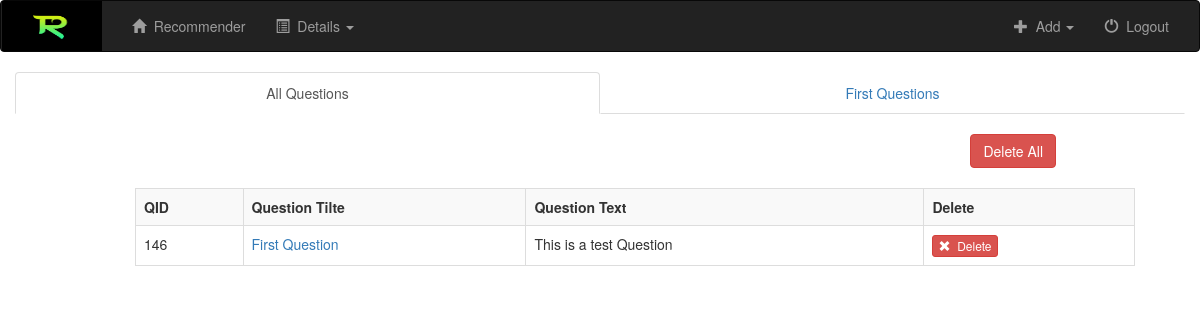
Before: /recsystem/details/ with the older database file.
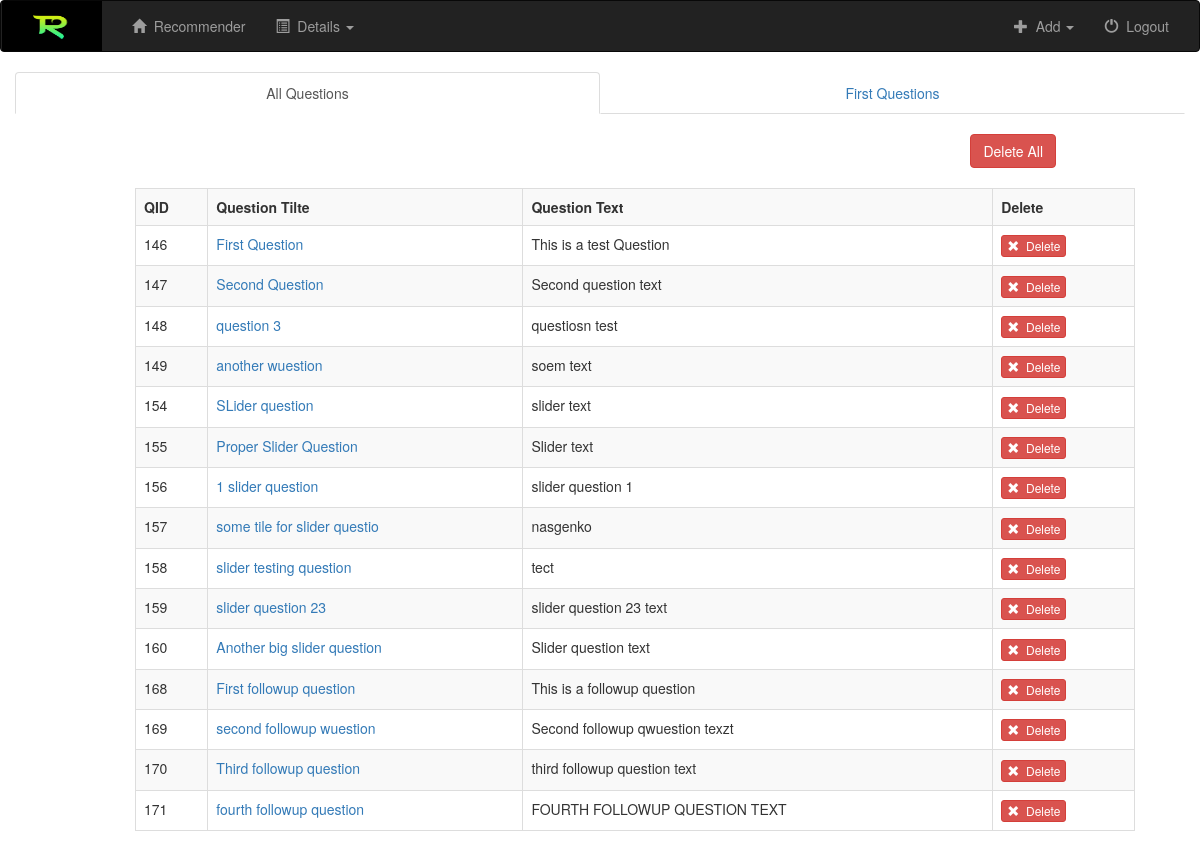
After: the same page with the newer database file.
### recsystem/models.py (models this page shows, shortened)
class Question(models.Model):
    question_title = models.CharField(max_length = 250)
    question_text = models.TextField(max_length = 3000)
    description = models.TextField(max_length = 3000)
    options_type = models.CharField(max_length = 250)
    followUp = models.BooleanField(default=False)
    max = models.CharField(max_length = 250, null=True)
    min = models.CharField(max_length = 250, null=True)
    step = models.CharField(max_length = 250, null=True)

### recsystem/views.py (the view)
def details(request):
    questions = Question.objects.all()
    firstQuestions = Question.objects.filter(followUp=False)
    answers = Answer.objects.all()
    followUps = FollowUp.objects.all()
    advices = Advice.objects.all()
    context = {
    'questions' : questions,
    'answers' : answers,
    'followUps' : followUps,
    'firstQuestions' : firstQuestions,
    'advices' : advices
    }
    return render(request, 'recsystem/questions.html', context)

### recsystem/templates/recsystem/questions.html (shortened to what this page needs)
{% extends 'recsystem/default.html' %}
{% block body %}
<div class="container-fluid ">
    <div class="row">
      <div class="col-md-12">
        <ul class="nav nav-tabs nav-justified" role="tablist">
          <li role="presentation" class="active">
            <a href="#allQuestions" aria-controls="allquestions" role="tab" data-toggle="tab">All Questions</a>
          </li>
          <li role="presentation" >
            <a href="#firstQuestions" aria-controls="firstquestions" role="tab" data-toggle="tab">First Questions</a>
          </li>
        </ul>
        <div class="tab-content">
          <div role="tabpanel" class="tab-pane active" id="allQuestions">
            <div class="row">
            <a href="{% url 'recsystem:deleteAll' %}"  class="btn btn-danger btn-md deleteButton" onclick="return confirm('Are you sure you want to delete everything ? This will delete the entire data in the database');" title="delete all the data in the database, including, questions, answers and advices">Delete All</a>
            </div>
            <table class="table table-striped table-bordered table-hover questionsTable">
              <tr>
                <th>QID</th>
                <th>Question Tilte</th>
                <th>Question Text</th>
                <th>Delete</th>
              </tr>
              {% for question in questions %}
                <tr>
                  <td>{{ question.id }}</td>
                  <td><a href="{% url 'recsystem:editQuestion' question.id %}">{{ question.question_title }}</a></td>
                  <td>{{ question.question_text }}</td>
                  <td><a href="{% url 'recsystem:delete' question.id %}" class="btn btn-danger btn-xs" onclick="return confirm('Are you sure you want to delete this item? Deleting this may affect other questions too.');">
                      <span class="glyphicon glyphicon-remove"></span>&nbsp; Delete
                  </a></td>
                </tr>
              {% endfor %}
            </table>
          </div>
        </div>
      </div>
    </div>
</div>
{% endblock %}

### recsystem/templates/recsystem/default.html (shortened to what this page needs)
<!DOCTYPE html>
<html>
<head>
  {% load staticfiles %}
  <link rel="stylesheet" href="https://maxcdn.bootstrapcdn.com/bootstrap/3.3.7/css/bootstrap.min.css">
  <link rel="stylesheet" type="text/css" href="{% static 'recsystem/button.css' %}" />
  <link rel="stylesheet" type="text/css" href="{% static 'recsystem/main.css' %}" />
  <link rel="stylesheet" href="https://cdnjs.cloudflare.com/ajax/libs/bootstrap-slider/10.0.2/css/bootstrap-slider.css">
  <link href="https://cdnjs.cloudflare.com/ajax/libs/select2/4.0.6-rc.0/css/select2.min.css" rel="stylesheet"/>
</head>
<body>
  <nav class="navbar navbar-inverse">
    <div class="container-fluid">
      <div class="navbar-header">
        <a class="navbar-brand" href="{% url 'recsystem:index' %}"><img src="{% static 'recsystem/images/logo.png' %}" alt=""></a>
      </div>
      <div class="collapse navbar-collapse" id="topNavBar">
        <ul class="nav navbar-nav">
          <li class=""><a href="{% url 'recsystem:index' %}"><span class="glyphicon glyphicon-home" aria-hidden="true"></span>&nbsp; Recommender</a></li>
          <li class="nav-item dropdown">
            <a class="nav-link dropdown-toggle" href="#" id="navbarDropdown1" role="button" data-toggle="dropdown" aria-haspopup="true" aria-expanded="false">
                <span class="glyphicon glyphicon-list-alt" aria-hidden="true"></span>&nbsp; Details
                <span class="caret"></span>
            </a>
          </li>
        </ul>
        <ul class="nav navbar-nav navbar-right">
          <li class="nav-item dropdown">
            <a class="nav-link dropdown-toggle" href="#" id="navbarDropdown" role="button" data-toggle="dropdown" aria-haspopup="true" aria-expanded="false">
                <span class="glyphicon glyphicon-plus" aria-hidden="true"></span>&nbsp; Add
                <span class="caret"></span>
            </a>
          </li>
          <li>
            <a href="{% url 'recsystem:logout_user' %}">
                            <span class="glyphicon glyphicon-off" aria-hidden="true"></span>&nbsp; Logout
                        </a>
          </li>
        </ul>
      </div>
    </div>
  </nav>
  {% block body %} {% endblock %}
</body>
</html>

### recsystem/static/recsystem/main.css (style rules this page uses)
.navbar-brand > img { width: 100px; height: 50px; margin-left: -14px; margin-top: -15px }
.deleteButton { float: right; margin-top: 20px; margin-right: 12%; }
.questionsTable { margin-top: 20px; }
.table { margin-left: 120px; max-width: 1000px; }

Changed rows visible on the page:
added Question: id "147", question_title "Second Question", question_text "Second question text"
added Question: id "148", question_title "question 3", question_text "questiosn test"
added Question: id "149", question_title "another wuestion", question_text "soem text"
added Question: id "154", question_title "SLider question", question_text "slider text"
added Question: id "155", question_title "Proper Slider Question", question_text "Slider text"
added Question: id "156", question_title "1 slider question", question_text "slider question 1"
added Question: id "157", question_title "some tile for slider questio", question_text "nasgenko"
added Question: id "158", question_title "slider testing question", question_text "tect"
added Question: id "159", question_title "slider question 23", question_text "slider question 23 text"
added Question: id "160", question_title "Another big slider question", question_text "Slider question text"
added Question: id "168", question_title "First followup question", question_text "This is a followup question"
added Question: id "169", question_title "second followup wuestion", question_text "Second followup qwuestion texzt"
added Question: id "170", question_title "Third followup question", question_text "third followup question text"
added Question: id "171", question_title "fourth followup question", question_text "FOURTH FOLLOWUP QUESTION TEXT"
